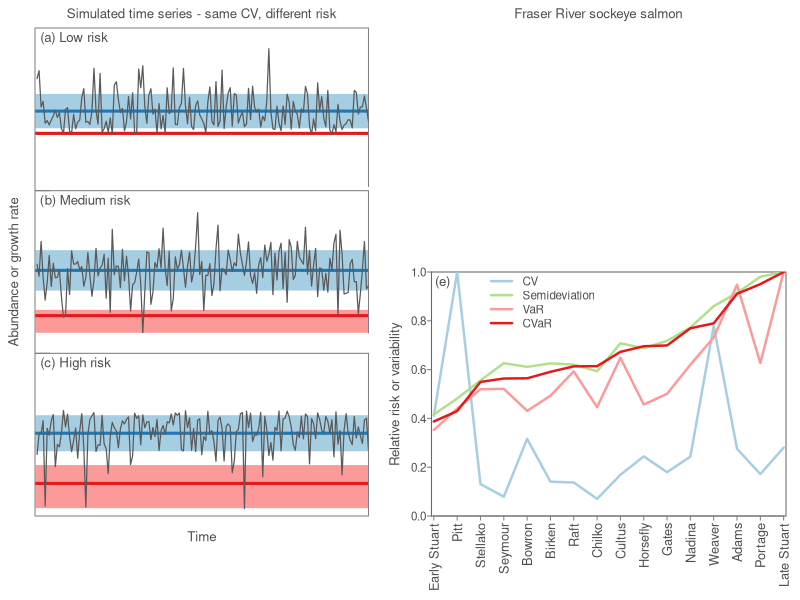

This chart was generated by the following R code:
library(dplyr)

axis.col <- "grey30"
line.col <- "grey50"
# Some variance and risk metrics:

# Variance at Risk:
var_ <- function(x, probs = 0.05) quantile(x,probs=probs)
# Conditional Value at Risk:
cvar <- function(x, probs = 0.05) mean(x[x<var_(x, probs = probs)])
# Coefficient of Variation:
cv <- function(x) sd(x)/abs(mean(x))
# Semideviation:
semideviation <- function(x) {
  x.low <- x[x < mean(x)]
  n <- length(x)
  sqrt(sum((x.low - mean(x))^2)/n)
}
#' ggplot2-like colour scale in HCL space
#'
#' @param n Number of colours to return.
#' @param hue_min Minimum hue value in the range [0,360]
#' @param hue_max Maximum hue value in the range [0,360]
#' @param l Luminance in the range [0,100]
#' @param c Chroma of the colour.
#' @details See the \code{hcl} function for details.
#' @examples
#' gg_color_hue(10)
#'
gg_color_hue <- function(n, hue_min = 10, hue_max = 280, l = 62, c = 100) {
  hues = seq(hue_min, hue_max, length=n+1)
  hcl(h=hues, l=l, c=c)[1:n]
}


# A function to plot skew-normal data:
# (imports rsnorm() from the fGarch package)
plot_sim_skew <- function(n = 165, mean = 0, sd = 0.7, xi = 1,
  x.axis = TRUE, risk.level = "Risk level") {
  x <- fGarch::rsnorm(n, mean = mean, sd = sd, xi = xi)
  plot((0:(length(x)-1)), x, type = "n", pch = 20, ylim = c(-3.0, 3.0),
    axes = FALSE, xaxs = "i", yaxs = "i")
  rect(0, min(x), n, var_(x), col = var_col, border = FALSE)
  abline(h = cvar(x, probs = 0.05), col = cvar_col, lwd = 3)
  rect(0, mean(x) - sd(x), n, mean(x) + sd(x), col = sd_col, border = FALSE)
  abline(h = mean(x), col = mean_col, lwd = 3, lty = 1)
  box(col = line.col, lwd = 1)
  lines(x, pch = 20, lwd = 1.2, col = "grey35")
  #points(x, pch = 20, col = "#000000", cex = 0.4)
  mtext(risk.level, side = 3, line = -1.20, adj = 0.02, cex = 0.8, col = axis.col)
}

pdf("risk-fig.pdf", width = 7.0, height = 4.5)
# setup panel layout:
split.screen(c(1, 2))
split.screen(c(3, 1), screen = 1)
split.screen(c(2, 1), screen = 2)

#col <- RColorBrewer::brewer.pal(4, "Dark2")[c(1, 4, 3)]
#col <- c(col, "#9FD4C4") # VaR; a lighter version of CVaR colour
#col <- gg_color_hue(3)[c(1, 3, 2)]
col <- RColorBrewer::brewer.pal(6, "Paired")
var_col <- col[5]
cvar_col <- col[6]
mean_col <- col[2]
sd_col <- col[1]
semidev_col <- col[3]

left_par <- function() {
  par(las = 1)
  par(tck = -0.017)
  par(mgp = c(2, 0.4, 0))
  par(cex = 0.7, mar = c(0, 0, 0, 3), oma = c(6, 2.5, 2, 1))
}

right_par <- function() {
  par(las = 1)
  par(tck = -0.017)
  par(mgp = c(2, 0.4, 0))
  par(cex = 0.7, mar = c(0, 1.5, 0, 0), oma = c(6, 2.5, 2, 1))
}

# Downside risk vs. symmetric variability simulation panel:
set.seed(140)
screen(3);left_par()
plot_sim_skew(xi = 10000, x.axis = FALSE, risk.level = "(a) Low risk")
mtext("Simulated time series - same CV, different risk", side = 3, line = 0.5, outer = FALSE, cex = 0.8, col = axis.col)
screen(4);left_par()
plot_sim_skew(xi = 1, x.axis = FALSE, risk.level = "(b) Medium risk")
screen(5);left_par()
plot_sim_skew(xi = 0.0001, x.axis = TRUE, risk.level = "(c) High risk")
par(xpd = NA)
mtext("Time", side = 1, line = 1.0, outer = FALSE, cex = 0.8, col = axis.col)
par(las = 0)
mtext("Abundance or growth rate", side = 2, line = 1.0, outer = T, cex = 0.8, col = axis.col)
par(las = 1)
par(xpd = FALSE)

# Fraser River downside risk vs. symmetric variability panel
so <- read.table("Dorner_etal_2008_sockeye_salmon.tsv", comment = "#",
  sep = "\t", header = TRUE)
names(so) <- tolower(names(so))
so <- subset(so, !is.na(returns))
so <- tbl_df(so)
# spr = spawners per recruit:
so <- dplyr::mutate(group_by(so, stock), spr = log(returns/spawners))
fr <- dplyr::filter(so, region == "Fraser")
fr <- dplyr::mutate(group_by(fr, stock), spr_diff = c(NA, diff(spr)))
fr <- dplyr::filter(fr, !is.na(spr_diff))
frr <- dplyr::summarise(group_by(fr, stock),
  cvar          = abs(cvar(spr_diff, probs = .1)),
  var_          = abs(var_(spr_diff, probs  = .1)),
  semideviation = semideviation(spr_diff),
  cv            = cv(spr_diff))

frr_rel <- data.frame(stock = frr[,1],
  apply(frr[ , -1], 2, function(x) x/max(x)))
fr_risk <- dplyr::arrange(frr_rel, cvar)
row.names(fr_risk) <- fr_risk$stock
fr_risk$stock <- NULL

screen(7);right_par()
plot(1, 1, type = "n", xlim = c(c(1, nrow(fr_risk)) + c(-0.1, 0.1)), ylim
  = c(0, 1), yaxs = "i", xaxs = "i", xlab = "", ylab = "",
  xaxt = "n", axes = F)
axis(2, col = line.col, col.axis = axis.col)
box(col = "grey40", lwd = 1)

#col <- c("#000000", col)
lty <- rep(1, 99)
lwd <- rep(2.4, 99)

risk_types <- c("cv", "semideviation", "var_","cvar")
risk_types_pretty <- c("CV", "Semideviation", "VaR", "CVaR")
colours_ <- c(sd_col, semidev_col, var_col, cvar_col)
i <- 0
for(ii in risk_types) {
  i <- i + 1
  if(ii == "cvar") colour <- cvar_col
  if(ii == "cv") colour <- sd_col
  if(ii == "semideviation") colour <- semidev_col
  if(ii == "var_") colour <- var_col
  column_i <- which(ii == names(fr_risk))
  lines(1:nrow(fr_risk), fr_risk[,column_i], col = colour,
    lwd = lwd[i], lty = lty[i])
  #points(1:nrow(fr_risk), fr_risk[,column_i], col = colour, pch = 20,
    #cex = 1.4)
}
par(las = 2)
axis(1, at = 1:nrow(fr_risk), labels = rownames(fr_risk), col = line.col, mgp = c(2, 0.5, 0), cex.axis = 1.1, col.axis = axis.col)
legend_order <- c(1, 2, 3, 4)
legend(3, 1.02, risk_types_pretty[legend_order], col = colours_[legend_order], lwd = lwd[legend_order], lty = lty[legend_order], bty = "n",
  cex = 1, text.col = axis.col)
mtext("Relative risk or variability", side = 2, cex = 0.8, las = 0, line = 2.1, col = axis.col)
mtext("(e)", side = 3, adj = 0.01, col = axis.col, cex = 0.8, las = 0, line = -1.2)
par(xpd = NA)

mtext("<Insert map here>", side = 3, line = 6, las = 0, cex = 0.8, col = axis.col)
mtext("(d)", side = 3, adj = 0.01, col = axis.col, cex = 0.8, las = 0, line = 11)

screen(6);right_par()
mtext("Fraser River sockeye salmon", side = 3, line = 0.5, outer = FALSE, cex = 0.8, col = axis.col)

close.screen(all.screens = TRUE)

dev.off()

#fr_agg <- summarise(group_by(ungroup(fr), brood_year),
  #total_returns = sum(returns),
  #total_spawners = sum(spawners),
  #total_log_spr = log(total_spawners/total_returns))
#fr_agg <- na.omit(dplyr::mutate(fr_agg, spr_diff = c(NA, diff(total_log_spr))))
#port_mean <- mean(fr_agg$spr_

########################################################################
#### fix from here down:
#fig.letter("a", brackets = F, cex = 1, adj = 0.02)
# risk.by.stock <- apply(fr.risk[,-1], 2, mean)
# risk.by.stock <- apply(fr.risk[,-1], 2, quantile)
# se.by.stock <- apply(fr.risk[,-1], 2, se)
# fr.agg <- ddply(fr, "BY", summarize, log.SR = log(sum(S)/sum(R)))
# risk.agg <- data.frame(CVaR = abs(CVaR(diff(fr.agg[,2]))), VaR = abs(VaR(diff(fr.agg[,2]))), Semideviation = semideviation(diff(fr.agg[,2])), CV = CV(diff(fr.agg[,2])))
# risk.by.stock.scaled <- adply(risk.by.stock, 1, function(x) x/risk.agg)
# risk.agg.scaled <- risk.agg/risk.agg
#
# temp <- risk.by.stock.scaled[3,-1] # for ordering
#
# risk.by.stock.scaled <- risk.by.stock.scaled[,-1][,order(temp)]
# risk.agg.scaled <- risk.agg.scaled[order(temp)]
# row.names(risk.agg) <- NULL
